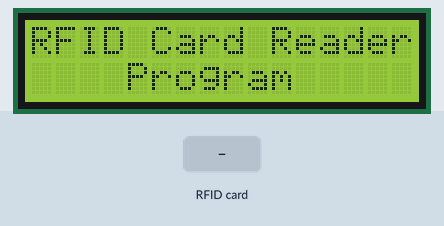
A sketch run on a simulated ESP8266 (NodeMCU). Parts: 16×2 character LCD. The test bench sets the inputs (shaded band).

Above: at 0.2 s.
At 6.3 s:
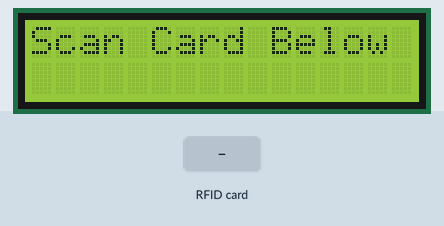
6.4 s: RFID card 5E 7A 19 C4 held to the reader
At 6.9 s:
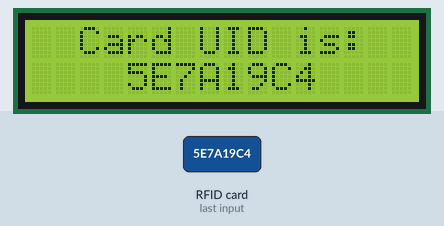
Timing chart, 0 to 9.4 s (numbered marks = the images above; inputs shaded):
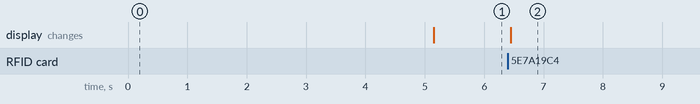

The sketch:

RFID_to_LCD_Reader.ino
```cpp
#include <SPI.h>
#include <MFRC522.h>
#include <Wire.h>
#include <LiquidCrystal_I2C.h>


#define SS_PIN D4 // set pins
#define RST_PIN D3 // set pins


// create instances of our hardware components
MFRC522 rfid(SS_PIN, RST_PIN);
LiquidCrystal_I2C lcd(0x27,16,2);

// set string for ID
String cardUID = "";
boolean cardRFID();

void setup() {
  // Init Serial
  SPI.begin();
  Serial.begin(9600);

  //Init rfid
  rfid.PCD_Init();

    // set up LCD
  lcd.init();
  lcd.backlight();
  lcd.setCursor(0,0);
  lcd.print("RFID Card Reader");
  lcd.setCursor(4,1);
  lcd.print("Program");
  delay(5000);
  lcd.clear();

  }

void loop() {


    lcd.setCursor(0,0);
    lcd.print("Scan Card Below");

    if (cardRFID()){
      // run the getID fucntion to get the HEX value for card
      lcd.clear();
      lcd.setCursor(2,0);
      lcd.print("Card UID is: ");
      lcd.setCursor(4, 1);
      lcd.print(cardUID);
      delay(10000);
      lcd.clear();


    }
}
boolean cardRFID(){
  // check if theres a card
  if (!rfid.PICC_IsNewCardPresent()){
    return false;
  }
  // check if it has an approved HEX value
  if (!rfid.PICC_ReadCardSerial()){
    return false;
  }
  // concat string with HEX value to get a good formatted string
  cardUID = "";
  for (uint8_t i = 0; i < 4; i++){
    cardUID.concat(String(rfid.uid.uidByte[i], HEX));
  }
  cardUID.toUpperCase();
  rfid.PICC_HaltA();
  return true;

}
```

Measured:
- after the input at 6.4 s, the display: changes at once (image 2)
